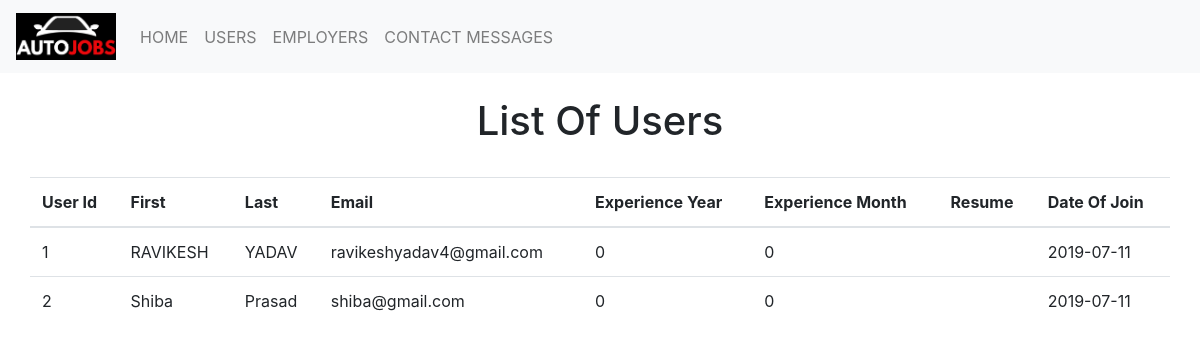
Page /admin/index.php on the earlier database version.
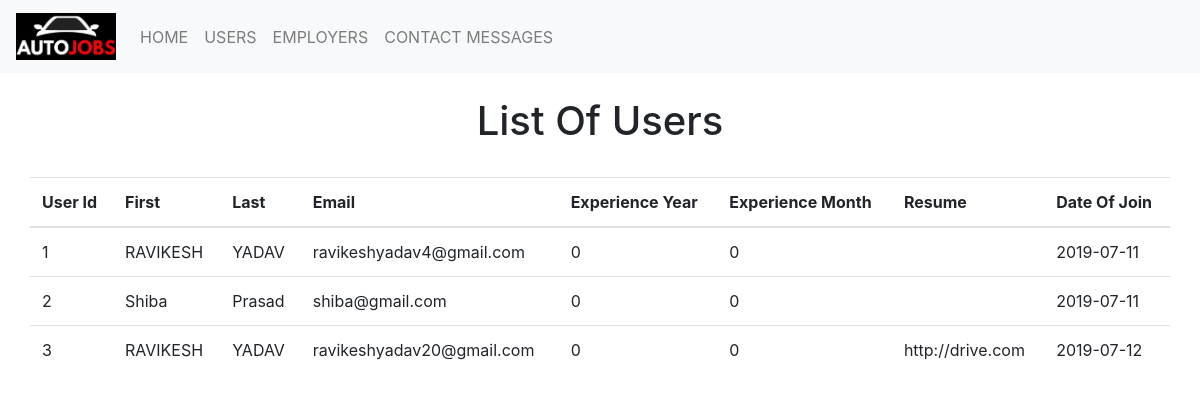
Same page on the later database version.
### tables this page shows
CREATE TABLE `users` (
  `uid` bigint(10) NOT NULL,
  `fname` varchar(40) NOT NULL,
  `lname` varchar(40) NOT NULL,
  `email` varchar(60) NOT NULL,
  `pwd` varchar(50) NOT NULL,
  `exp_year` int(2) NOT NULL,
  `exp_month` int(2) NOT NULL,
  `resume` varchar(300) NOT NULL,
  `time` date NOT NULL DEFAULT current_timestamp()
);

### admin/index.php (the view, shortened to what this page needs)
<?php
	include_once('header.php');
?>
	<h1 style="text-align: center">List Of Users</h1><br>
	<table class="container table table-hover">
	  <thead>
	    <tr>
	      <th scope="col">User Id</th>
	      <th scope="col">First</th>
	      <th scope="col">Last</th>
	      <th scope="col">Email</th>
	      <th scope="col">Experience Year</th>
	      <th scope="col">Experience Month</th>
	      <th scope="col">Resume</th>
	      <th scope="col">Date Of Join</th>
	    </tr>
	  </thead>
	  <tbody>
	  	<?php
       $conn = mysqli_connect("localhost", "root", "", "jobs");
       $sql = "SELECT * FROM users";
       $result = mysqli_query($conn, $sql);
       if (mysqli_num_rows($result) > 0) {
          while ($row = mysqli_fetch_assoc($result))
            {
              echo "<TR>";
              echo "<TD>";
              echo $row["uid"];
              echo "<TD>";
              echo $row["fname"];
              echo "<TD>";
              echo $row["lname"];
              echo "<TD>";
              echo $row["email"];
              echo "<TD>";
              echo $row["exp_year"];
              echo "<TD>";
              echo $row["exp_month"];
              echo "<TD>";
              echo $row["resume"];
              echo "<TD>";
              echo $row["time"];
              echo "</TD></TR>";
            }
          } else {
                  echo "0 results";
          }
      ?>
	  </tbody>
	</table>
</body>
</html>

### admin/header.php (shortened to what this page needs)
<!doctype html>
<html lang="en">
<head>
    <link rel="stylesheet" href="https://stackpath.bootstrapcdn.com/bootstrap/4.3.1/css/bootstrap.min.css">
    <link rel="stylesheet" href="style.css">
</head>
<body>
    <nav class="navbar navbar-expand-lg navbar-light bg-light">
        <a class="navbar-brand" href="index.php"><img src="logo.png" alt="Autojobs LOGO" width="100"></a>
        <div class="collapse navbar-collapse" id="navbarSupportedContent">
            <ul class="navbar-nav mr-auto">
                <li class="nav-item">
                    <a class="nav-link" href="index.php">HOME</a>
                </li>
                <li class="nav-item">
                    <a class="nav-link" href="users.php">USERS</a>
                </li>
                <li class="nav-item">
                    <a class="nav-link" href="employer.php">EMPLOYERS</a>
                </li>
                <li class="nav-item">
                    <a class="nav-link" href="contact.php">CONTACT MESSAGES</a>
                </li>
            </ul>
        </div>
    </nav>
    <br />

### style.css (style rules this page uses)
a { color: white; text-decoration: none; }

Differences in the rows shown:
added users: uid "3", fname "RAVIKESH", lname "YADAV", email "ravikeshyadav20@gmail.com", exp_year "0", exp_month "0", resume "http://drive.com", time "2019-07-12"
